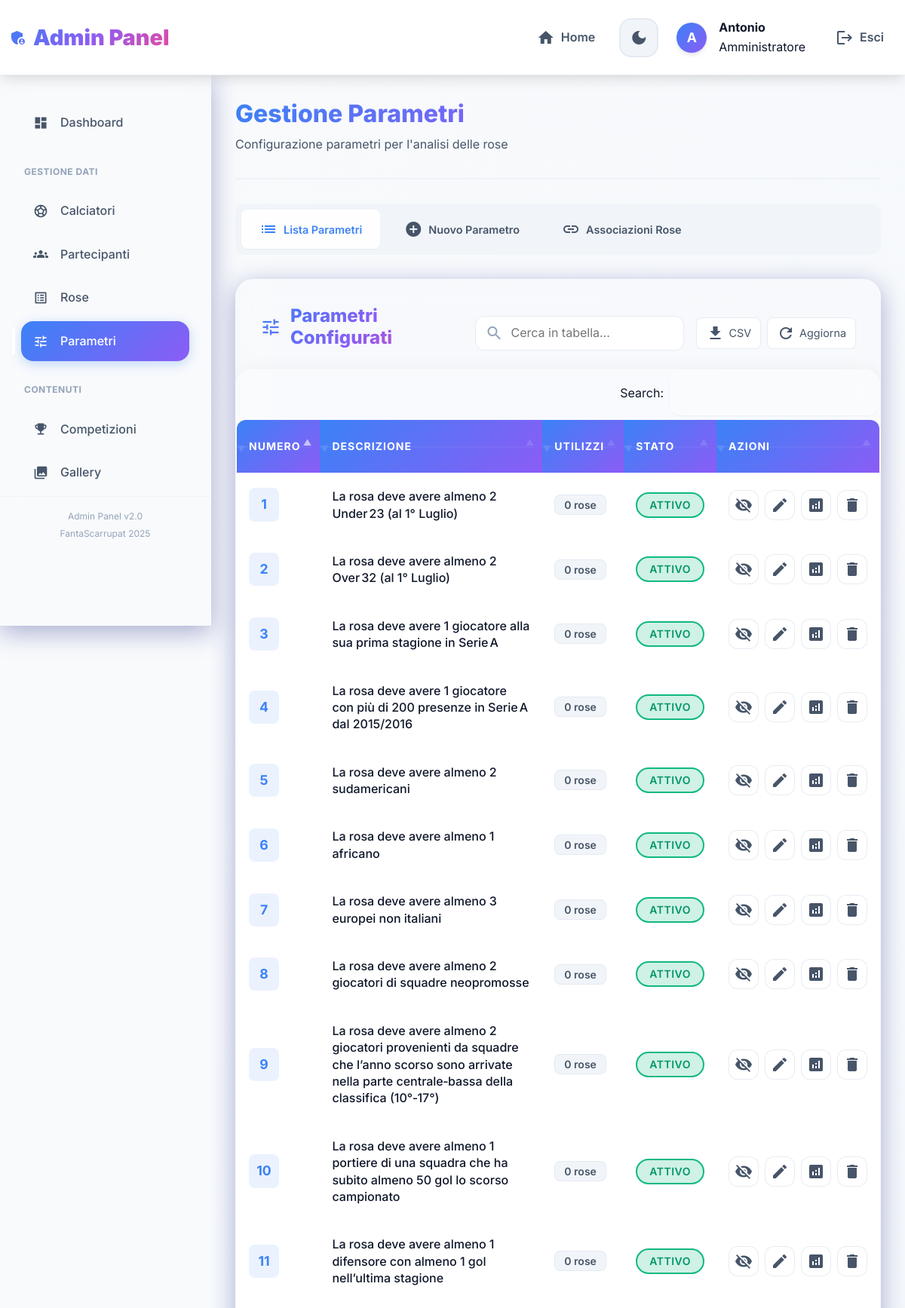
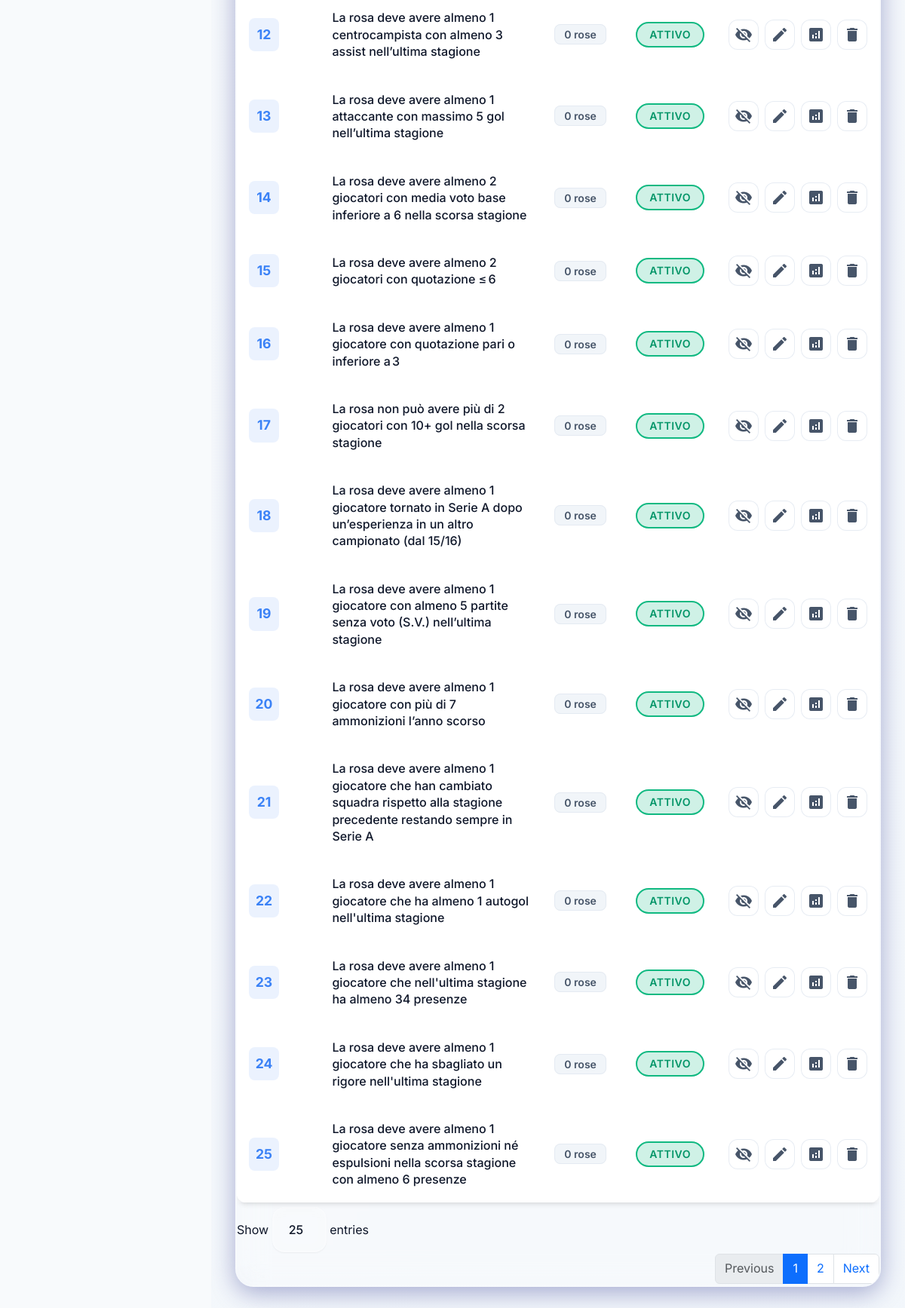
The page /Admin.php?tab=parametri (signed in) on the database its author committed (2 pictures, top to bottom).
### tables this page shows
CREATE TABLE IF NOT EXISTS `parametri_rosa` (
  `id_parametro` int NOT NULL AUTO_INCREMENT,
  `numero_parametro` int NOT NULL,
  `testo_parametro` text NOT NULL,
  `flag_visibile` varchar(1) NOT NULL,
  PRIMARY KEY (`id_parametro`)
);

### admin-sections/parametri.php (the view, shortened to what this page needs)
<?php
try {
    $stmt = $conn->prepare("
        SELECT p.*,
               COUNT(pu.id_rosa) as utilizzi
        FROM parametri_rosa p
        LEFT JOIN parametri_utilizzati pu ON p.id_parametro = pu.id_parametro
        GROUP BY p.id_parametro
        ORDER BY p.numero_parametro ASC
    ");
    $stmt->execute();
    $parametri = $stmt->fetchAll();
} catch (Exception $e) {
    $error = "Errore nel recupero parametri: " . $e->getMessage();
}
?>
<div class="section-header">
    <h1 class="section-title">Gestione Parametri</h1>
    <p class="section-subtitle">Configurazione parametri per l'analisi delle rose</p>
</div>
<div class="admin-tabs">
    <button class="tab-btn active" data-tab="lista-parametri">
        <span class="material-icons">list</span>
        Lista Parametri
    </button>
    <button class="tab-btn" data-tab="nuovo-parametro">
        <span class="material-icons">add_circle</span>
        Nuovo Parametro
    </button>
    <button class="tab-btn" data-tab="associazioni">
        <span class="material-icons">link</span>
        Associazioni Rose
    </button>
</div>
<div id="lista-parametri" class="tab-content active">
    <div class="admin-card">
        <div class="card-header">
            <h3 class="card-title">
                <span class="material-icons">tune</span>
                Parametri Configurati
            </h3>
        </div>
        <div class="admin-table">
            <table id="parametriTable" class="table">
                <thead>
                    <tr>
                        <th>Numero</th>
                        <th>Descrizione</th>
                        <th>Utilizzi</th>
                        <th>Stato</th>
                        <th>Azioni</th>
                    </tr>
                </thead>
                <tbody>
                    <?php foreach ($parametri as $p): ?>
                        <tr>
                            <td>
                                <span class="param-number"><?= $p['numero_parametro'] ?></span>
                            </td>
                            <td>
                                <div class="param-description">
                                    <?= htmlspecialchars($p['testo_parametro']) ?>
                                </div>
                            </td>
                            <td>
                                <span class="usage-badge"><?= $p['utilizzi'] ?> rose</span>
                            </td>
                            <td>
                                <?php if ($p['flag_visibile'] == '1'): ?>
                                    <span class="badge badge-success">Attivo</span>
                                <?php else: ?>
                                    <span class="badge badge-danger">Nascosto</span>
                                <?php endif; ?>
                            </td>
                            <td>
                                <div class="table-actions">
                                    <a href="php/cambiaFlagParametro.php?id_parametro=<?= $p['id_parametro'] ?>&tab=parametri"
                                       class="action-btn toggle-visibility"
                                       title="Cambia visibilità">
                                        <span class="material-icons">
                                        </span>
                                    </a>
                                    <button class="action-btn edit-param"
                                            data-id="<?= $p['id_parametro'] ?>"
                                            data-numero="<?= $p['numero_parametro'] ?>"
                                            data-testo="<?= htmlspecialchars($p['testo_parametro']) ?>"
                                            title="Modifica parametro">
                                        <span class="material-icons">edit</span>
                                    </button>
                                    <button class="action-btn view-usage"
                                            data-id="<?= $p['id_parametro'] ?>"
                                            title="Vedi utilizzi">
                                        <span class="material-icons">analytics</span>
                                    </button>
                                    <?php if ($p['utilizzi'] == 0): ?>
                                    <button class="action-btn delete-param"
                                            data-id="<?= $p['id_parametro'] ?>"
                                            title="Elimina parametro">
                                        <span class="material-icons">delete</span>
                                    </button>
                                    <?php endif; ?>
                                </div>
                            </td>
                        </tr>
                    <?php endforeach; ?>
                </tbody>
            </table>
        </div>
    </div>
</div>

### assets/css/theme.css (style rules this page uses)
:root { --primary-color: #3b82f6; --primary-dark: #1d4ed8; --primary-light: #60a5fa; --primary-shadow: rgba(59,130,246,.15); --accent-color: #8b5cf6; --gradient-bg: linear-gradient(135deg, #667eea 0%, #764ba2 50%, #f093fb 100%); --gradient-primary: linear-gradient(135deg, #3b82f6 0%, #8b5cf6 100%); --gradient-text: linear-gradient(135deg, #3b82f6, #8b5cf6, #ec4899); --gradient-card: linear-gradient(145deg, rgba(255,255,255,0.1), rgba(255,255,255,0.05)); --background-color: #f8fafc; --surface-color: rgba(255,255,255,.95); --surface-secondary: #f1f5f9; --card-bg: rgba(255,255,255,.95); --input-bg: #ffffff; --input-focus-bg: #fafbff; --hover-bg: rgba(59,130,246,.04); --table-bg: #ffffff; --table-header-bg: #f1f5f9; --table-row-bg: #ffffff; --table-hover-bg: rgba(59,130,246,.03); --text-primary: #0f172a; --text-secondary: #475569; --text-muted: #94a3b8; --border-color: rgba(226,232,240,.8); --border-light: rgba(226,232,240,.4); --success-color: #059669; --success-bg: rgba(16,185,129,.1); --warning-color: #d97706; --warning-bg: rgba(245,158,11,.1); --error-color: #dc2626; --error-bg: rgba(239,68,68,.1); --shadow-sm: 0 1px 2px 0 rgba(0,0,0,.05); --shadow-md: 0 4px 6px -1px rgba(0,0,0,.1), 0 2px 4px -2px rgba(0,0,0,.05); --shadow-lg: 0 10px 15px -3px rgba(0,0,0,.1), 0 4px 6px -4px rgba(0,0,0,.05); --shadow-xl: 0 20px 25px -5px rgba(0,0,0,.1), 0 8px 10px -6px rgba(0,0,0,.05); --shadow-2xl: 0 25px 50px -12px rgba(0,0,0,.25); --radius-sm: 6px; --radius-md: 8px; --radius-lg: 12px; --radius-xl: 16px; --radius-2xl: 20px; --radius-full: 9999px; --transition-fast: all .15s cubic-bezier(.4,0,.2,1); --transition-normal: all .25s cubic-bezier(.4,0,.2,1); --transition-slow: all .3s cubic-bezier(.4,0,.2,1); }
* { box-sizing: border-box; }
body { font-family: 'Inter', -apple-system, BlinkMacSystemFont, 'Segoe UI', sans-serif; background: var(--gradient-bg); background-attachment: fixed; min-height: 100vh; margin: 0; color: var(--text-primary); line-height: 1.6; -webkit-font-smoothing: antialiased; -moz-osx-font-smoothing: grayscale; }
.theme-transition, .theme-transition * { transition: var(--transition-normal); }
.material-icons { font-family: 'Material Icons'; font-weight: normal; font-style: normal; font-size: 24px; line-height: 1; letter-spacing: normal; text-transform: none; display: inline-block; white-space: nowrap; word-wrap: normal; direction: ltr; -webkit-font-feature-settings: 'liga'; font-feature-settings: 'liga'; -webkit-font-smoothing: antialiased; }
.card-header { background: var(--table-header-bg); border-bottom: 1px solid var(--border-color); padding: 1.5rem 2rem; font-weight: 600; }
.table { color: var(--text-primary); background: var(--table-bg); border-radius: var(--radius-lg); overflow: hidden; box-shadow: var(--shadow-md); }
.table th { background: var(--table-header-bg) !important; color: var(--text-primary); border-color: var(--border-color); font-weight: 700; text-transform: uppercase; letter-spacing: 0.5px; font-size: 0.875rem; padding: 1rem; }
.table td { border-color: var(--border-light); color: var(--text-primary); padding: 0.75rem 1rem; vertical-align: middle; }
.table tbody tr { transition: var(--transition-fast); }

### rows shown on the page
parametri_rosa: numero_parametro "1", testo_parametro "La rosa deve avere almeno 2 Under 23 (al 1° Luglio)", utilizzi "0", flag_visibile "ATTIVO"
parametri_rosa: numero_parametro "2", testo_parametro "La rosa deve avere almeno 2 Over 32 (al 1° Luglio)", utilizzi "0", flag_visibile "ATTIVO"
parametri_rosa: numero_parametro "3", testo_parametro "La rosa deve avere 1 giocatore alla sua prima stagione in Serie A", utilizzi "0", flag_visibile "ATTIVO"
parametri_rosa: numero_parametro "4", testo_parametro "La rosa deve avere 1 giocatore con più di 200 presenze in Serie A dal 2015/2016", utilizzi "0", flag_visibile "ATTIVO"
parametri_rosa: numero_parametro "5", testo_parametro "La rosa deve avere almeno 2 sudamericani", utilizzi "0", flag_visibile "ATTIVO"
parametri_rosa: numero_parametro "6", testo_parametro "La rosa deve avere almeno 1 africano", utilizzi "0", flag_visibile "ATTIVO"
parametri_rosa: numero_parametro "7", testo_parametro "La rosa deve avere almeno 3 europei non italiani", utilizzi "0", flag_visibile "ATTIVO"
parametri_rosa: numero_parametro "8", testo_parametro "La rosa deve avere almeno 2 giocatori di squadre neopromosse", utilizzi "0", flag_visibile "ATTIVO"
parametri_rosa: numero_parametro "9", testo_parametro "La rosa deve avere almeno 2 giocatori provenienti da squadre che l’anno scorso sono arrivate nella parte centrale‑bassa della classifica (10°‑17°)", utilizzi "0", flag_visibile "ATTIVO"
parametri_rosa: numero_parametro "10", testo_parametro "La rosa deve avere almeno 1 portiere di una squadra che ha subito almeno 50 gol lo scorso campionato", utilizzi "0", flag_visibile "ATTIVO"
parametri_rosa: numero_parametro "11", testo_parametro "La rosa deve avere almeno 1 difensore con almeno 1 gol nell’ultima stagione", utilizzi "0", flag_visibile "ATTIVO"
parametri_rosa: numero_parametro "12", testo_parametro "La rosa deve avere almeno 1 centrocampista con almeno 3 assist nell’ultima stagione", utilizzi "0", flag_visibile "ATTIVO"
parametri_rosa: numero_parametro "13", testo_parametro "La rosa deve avere almeno 1 attaccante con massimo 5 gol nell’ultima stagione", utilizzi "0", flag_visibile "ATTIVO"
parametri_rosa: numero_parametro "14", testo_parametro "La rosa deve avere almeno 2 giocatori con media voto base inferiore a 6 nella scorsa stagione", utilizzi "0", flag_visibile "ATTIVO"
parametri_rosa: numero_parametro "15", testo_parametro "La rosa deve avere almeno 2 giocatori con quotazione ≤ 6", utilizzi "0", flag_visibile "ATTIVO"
parametri_rosa: numero_parametro "16", testo_parametro "La rosa deve avere almeno 1 giocatore con quotazione pari o inferiore a 3", utilizzi "0", flag_visibile "ATTIVO"
parametri_rosa: numero_parametro "17", testo_parametro "La rosa non può avere più di 2 giocatori con 10+ gol nella scorsa stagione", utilizzi "0", flag_visibile "ATTIVO"
parametri_rosa: numero_parametro "18", testo_parametro "La rosa deve avere almeno 1 giocatore tornato in Serie A dopo un’esperienza in un altro campionato (dal 15/16)", utilizzi "0", flag_visibile "ATTIVO"
parametri_rosa: numero_parametro "19", testo_parametro "La rosa deve avere almeno 1 giocatore con almeno 5 partite senza voto (S.V.) nell’ultima stagione", utilizzi "0", flag_visibile "ATTIVO"
parametri_rosa: numero_parametro "20", testo_parametro "La rosa deve avere almeno 1 giocatore con più di 7 ammonizioni l’anno scorso", utilizzi "0", flag_visibile "ATTIVO"
parametri_rosa: numero_parametro "21", testo_parametro "La rosa deve avere almeno 1 giocatore che han cambiato squadra rispetto alla stagione precedente restando sempre in Serie A", utilizzi "0", flag_visibile "ATTIVO"
parametri_rosa: numero_parametro "22", testo_parametro "La rosa deve avere almeno 1 giocatore che ha almeno 1 autogol nell'ultima stagione", utilizzi "0", flag_visibile "ATTIVO"
parametri_rosa: numero_parametro "23", testo_parametro "La rosa deve avere almeno 1 giocatore che nell'ultima stagione ha almeno 34 presenze", utilizzi "0", flag_visibile "ATTIVO"
parametri_rosa: numero_parametro "24", testo_parametro "La rosa deve avere almeno 1 giocatore che ha sbagliato un rigore nell'ultima stagione", utilizzi "0", flag_visibile "ATTIVO"
parametri_rosa: numero_parametro "25", testo_parametro "La rosa deve avere almeno 1 giocatore senza ammonizioni né espulsioni nella scorsa stagione con almeno 6 presenze", utilizzi "0", flag_visibile "ATTIVO"

### other values the page prints
substr($_SESSION['username'], 0, 1) "A"
$_SESSION['username'] "Antonio"
